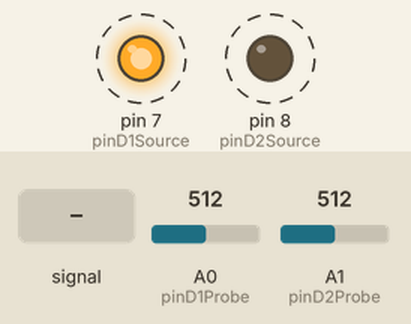
Bench run of a sketch on a simulated Arduino Uno, built with avr-gcc and run on an emulated ATmega328P. Parts: output pins drawn as LEDs (lit = HIGH). Dashed ring = blinking. The test bench sets the inputs (shaded band); at power-on: A0 (pinD1Probe) = 512, A1 (pinD2Probe) = 512. What the sketch prints to the serial monitor is not drawn.

Above: at 1.25 s.
1.3 s: A0 (pinD1Probe) fed a 200 Hz sine of ±81 counts around its level
Timing chart, 0 to 10.3 s (numbered marks = the images above; inputs shaded):
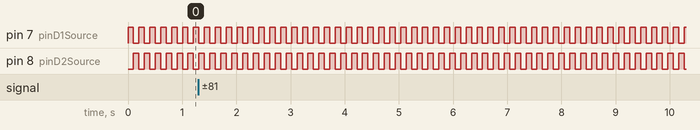

Measured:
- by itself, pin 7 (pinD1Source), pin 8 (pinD2Source): alternates HIGH for 0.10 s and LOW for 0.10 s

The sketch:

Transistor_detection.ino
```cpp
int pinD1Source = 7;
int pinD2Source = 8;
int pinD1Probe = A0;
int pinD2Probe = A1;

// the setup routine runs once when you press reset:
void setup() {
  // initialize serial communication at 9600 bits per second:
  pinMode(pinD1Source, OUTPUT);
  pinMode(pinD2Source, OUTPUT);
  pinMode(pinD1Probe, INPUT);
  pinMode(pinD2Probe, INPUT);
  Serial.begin(9600);

}

int value1;
int value2;
int value3;
int value4;


// the loop routine runs over and over again forever:
void loop() {
  digitalWrite(pinD1Source, HIGH);
  digitalWrite(pinD2Source, LOW);
  delay(100);
  value1 = analogRead(pinD1Probe);
  value2 = analogRead(pinD2Probe);

  digitalWrite(pinD1Source, LOW);
  digitalWrite(pinD2Source, HIGH);
  //digitalWrite(pinD3Source, HIGH);
  delay(100);
  value3 = analogRead(pinD1Probe);
  value4 = analogRead(pinD2Probe);


  Serial.print(value1); Serial.print(" ");
  Serial.print(value2); Serial.print(" ");
  Serial.print(value3); Serial.print(" ");
  Serial.print(value4); Serial.print(" ");
  Serial.println();

  if (value1 > value2 && value3 < value4)
  {
    Serial.println("The Transistor is PNP");
   }
   else if (value1 < value2 && value3 < value4)
  {
    Serial.println("The Transistor is NPN");
   }
   else
   {Serial.println(" NO Transistor Detected");
   }
}
```
